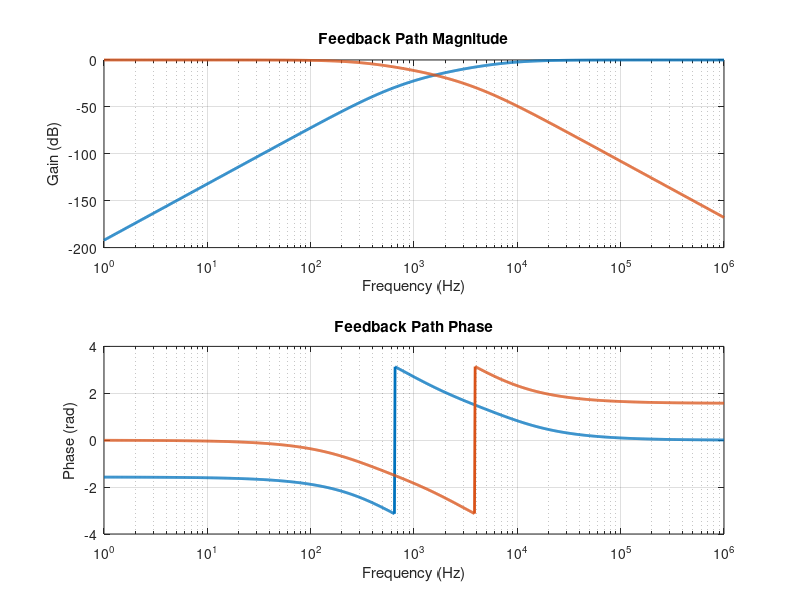

This figure's MATLAB source:
% Create logarithmic frequency range, 1 Hz to 1 MHz
f = logspace(0, 6, 1000);
omega = 2*pi*f;

% Component values
R = 10*10^3;
C = 10*10^-9;

% Factored complex part of transfer functions to make it easier to read and type
k_hp = 1 ./ (j*omega*R*C);
k_lp = j*omega*R*C;

% Transfer functions of feedback paths
H_HP = 1 ./ ((k_hp).^3 + 5*(k_hp).^2 + 6*(k_hp) + 1);
H_LP = 1 ./ ((k_lp).^3 + 5*(k_lp).^2 + 6*(k_lp) + 1);

% Plot magnitude
subplot(211);
semilogx(f, 20*log10(H_HP), 'linewidth', 2); hold on
semilogx(f, 20*log10(H_LP), 'linewidth', 2);
title('Feedback Path Magnitude');
xlabel('Frequency (Hz)');
ylabel('Gain (dB)');
grid on;

% Plot phase
subplot(212);
semilogx(f, angle(H_HP), 'linewidth', 2); hold on
semilogx(f, angle(H_LP), 'linewidth', 2);
title('Feedback Path Phase');
xlabel('Frequency (Hz)');
ylabel('Phase (rad)');
grid on;


